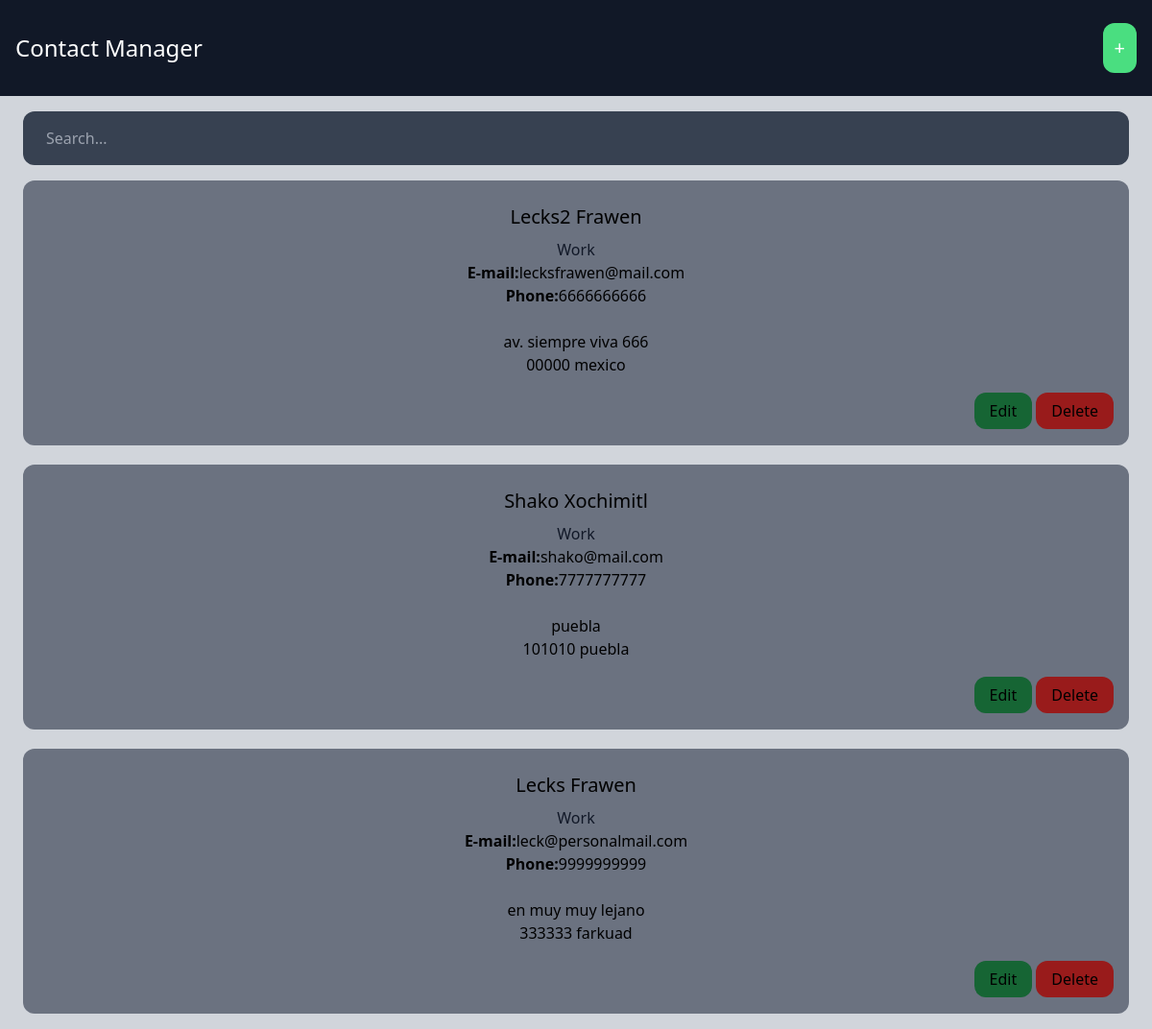
The page / on the database its author committed.
### contact/models.py (models this page shows)
class Contact(models.Model):
    category = models.ForeignKey(Category, related_name='contacts', on_delete=models.CASCADE)
    first_name = models.CharField(max_length=255)
    last_name = models.CharField(max_length=255)
    email = models.EmailField()
    phone = models.CharField(max_length=255)
    address = models.CharField(max_length=255)
    zipcode = models.CharField(max_length=255)
    city = models.CharField(max_length=255)

class Category(models.Model):
    title = models.CharField(max_length=255)

### core/views.py (the view, shortened to what this page needs)
# urls.py: path('', frontpage, name='frontpage'),
def frontpage(request):
    contacts = Contact.objects.all()
    query = request.GET.get('query', '')
    return render(request, 'core/frontpage.html', {
        'contacts': contacts
    })

### core/templates/core/frontpage.html
{% extends 'core/base.html' %}
{% block content %}
    <div class="mb-4">
        <form method="get" action=".">
            <input type="text" name="query" placeholder="Search..." class="w-full py-4 px-6 rounded-xl bg-gray-700 text-white">
        </form>
    </div>
    <div class="space-y-5">
        {% for contact in contacts %}
            <div class="px-4 py-6 text-center bg-gray-500 rounded-xl">
                <h2 class="mb-2 text-xl">{{ contact.first_name }} {{ contact.last_name }}</h2>
                <h3 class="text-5m text-gray-900">{{ contact.category.title }}</h3>
                <p><strong>E-mail:</strong>{{ contact.email }}</p>
                <p><strong>Phone:</strong>{{ contact.phone }}</p>
                <p class="mt-6">
                    {{ contact.address }}<br>
                    {{ contact.zipcode }} {{contact.city }}
                </p>
                <div class="mt-6 items-end text-right">
                    <a href="{% url 'contact:edit' contact.id %}" class="px-4 py-2 bg-green-800 text_white rounded-xl">Edit</a>
                    <a href="{% url 'contact:delete' contact.id %}" class="px-4 py-2 bg-red-800 text_white rounded-xl">Delete</a>
                </div>
            </div>
        {% empty %}
            <div class="px-4 py-6 text-center bg-gray-500 rounded-xl">
                <p>No results...</p>
            </div>
        {% endfor %}
    </div>
{% endblock %}

### rows shown on the page
Contact: first_name "Lecks2", last_name "Frawen", category "Work", email "lecksfrawen@mail.com", phone "6666666666", address "av. siempre viva 666", zipcode "00000", city "mexico"
Contact: first_name "Shako", last_name "Xochimitl", category "Work", email "shako@mail.com", phone "7777777777", address "puebla", zipcode "101010", city "puebla"
Contact: first_name "Lecks", last_name "Frawen", category "Work", email "leck@personalmail.com", phone "9999999999", address "en muy muy lejano", zipcode "333333", city "farkuad"
